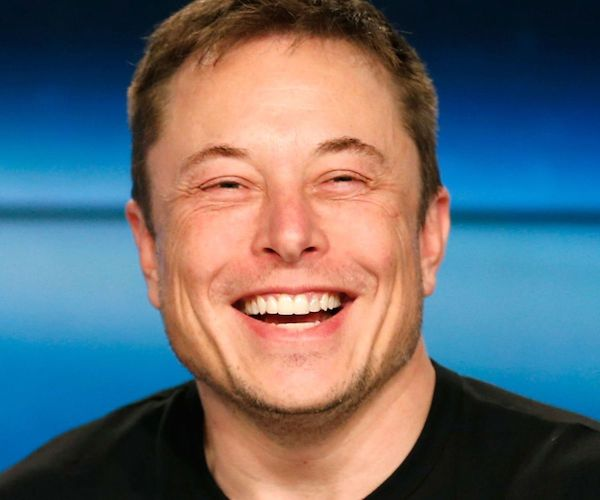
//> input picture Week1/GettingStartedWithImages/images/musk.jpg, 600 x 500 px; the run also reads 1 picture not shown here
$ ./TestApp   (built with g++ and OpenCV 4)
//> lines starting //> are read from the running program, lines starting //| are printed output that depends on the picture; after the words box and inside, x2 and y2 are one past the last pixel; in counts of white or black regions, pixels touching at a corner belong together
### Week1/GettingStartedWithImages/TestApp.h
#pragma once
#include <exception>
#include <iostream>

class runtime_error : public std::exception {
public:
    explicit runtime_error(const std::string& message);

    explicit runtime_error(const char* message);

};

### Week1/GettingStartedWithImages/Utilities.h
#pragma once

#include <iostream>
#include <opencv2/opencv.hpp>

class Utilities
{
public:
	Utilities() = default;
	virtual ~Utilities() = default;

	virtual std::string Type2Str(int type);
	virtual void DisplayImageProperties(cv::Mat mat);
	virtual void DisplayImageInWindow(std::string name, cv::Mat mat, bool write=true);
	virtual cv::Mat BruteforceConstrast(cv::Mat mat, double contrastPercentage);
	virtual cv::Mat BruteforceBrightness(cv::Mat mat, int brightnessOffset);
	virtual cv::Mat PixelTransform(cv::Mat image, double alpha, int beta);
	virtual cv::Mat GammaCorrect(cv::Mat image, double gamma);
};

### Week1/GettingStartedWithImages/Utiliies.cpp
#include "Utilities.h"

const std::string RESULTS_PATH = "results\\";

/* Image Properties */
std::string Utilities::Type2Str(int type) {
    std::string r;

    uchar depth = type & CV_MAT_DEPTH_MASK;
    uchar chans = 1 + (type >> CV_CN_SHIFT);

    switch (depth) {
    case CV_8U:  r = "8U"; break;
    case CV_8S:  r = "8S"; break;
    case CV_16U: r = "16U"; break;
    case CV_16S: r = "16S"; break;
    case CV_32S: r = "32S"; break;
    case CV_32F: r = "32F"; break;
    case CV_64F: r = "64F"; break;
    default:     r = "User"; break;
    }

    r += "C";
    r += (chans + '0');

    return r;
}

void Utilities::DisplayImageProperties(cv::Mat mat)
{
    double minVal, maxVal;
    std::cout << "Data type = " << Type2Str(mat.type()) << std::endl;
    std::cout << "Image Dimensions = " << mat.size() << std::endl;
    std::cout << "number of channels = " << mat.channels() << std::endl;
    cv::minMaxLoc(mat, &minVal, &maxVal);
    std::cout << "Brightness Image Highest Pixel Intensity : " << maxVal << std::endl;
}

void Utilities::DisplayImageInWindow(std::string name, cv::Mat mat, bool write) {
    imshow(name, mat);
    cv::namedWindow(name, cv::WINDOW_NORMAL | cv::WINDOW_KEEPRATIO | cv::WINDOW_GUI_EXPANDED);
    if (write) {
        imwrite(RESULTS_PATH + name, mat);
    }
}

// Multiply with scaling factor to increase contrast
// [49 lines left out: functions BruteforceConstrast, BruteforceBrightness, PixelTransform, GammaCorrect, not called in this run]

### Week1/GettingStartedWithImages/TestApp.cpp
#include "Utilities.h"
#include "TestApp.h"

const std::string DATA_PATH = "images\\";
const std::string RESULTS_PATH = "results\\";

int main() {
    std::cout << "OpenCV version is " << CV_VERSION << std::endl;

    std::unique_ptr<Utilities> util = std::make_unique<Utilities>();
    try {
      std::string imagePath = "number_zero.jpg";

      /* Read image in Grayscale format
         Flags
          IMREAD_GRAYSCALE or 0: Loads image in grayscale mode
          IMREAD_COLOR or 1: Loads a color image. Any transparency of image will be neglected. It is the default flag.
          IMREAD_UNCHANGED or -1: Loads image as such including alpha channel.
      */
      cv::Mat testImage = cv::imread(DATA_PATH + imagePath, 0);
      util->DisplayImageInWindow("Number 0", testImage, false);
      std::cout << testImage << std::endl;
//| [  1,   0,   3,   0,   3,   0,   3,   2,   4,   2,   0;
//|    0,   1,   0,   3,   3, 253, 253,   0,   0,   2,   1;
//|    0,   0,   8,   0, 249, 255, 255, 253,  71,   1,   5;
//|    3,   0,   2, 251, 255,   2,   0, 253, 254,   0,   2;
//|    1,   5,   0, 252,   4,   0,   3,   0, 255,   4,   0;
//|    0,   0,   2, 255,   0,   0,   0,   3, 253,   0,   4;
//|    0,   5,   4, 249,   4,   2,   0,   0, 255,   1,   0;
//|    2,   0,   0, 255,   3,   0,   5,   0, 254,   0,   4;
//|    0,   0,   0, 255,   1,   0,   0,   3, 255,   0,   0;
//|    1,   5,   0, 252,   2,   2,   2,  76, 250,   7,   0;
//|    0,   0,   5,   0, 254,   0,   0, 255, 254,   0,   1;
//|    0,   8,   0,   3, 253, 253, 255, 250,   1,   2,   1;
//> (the first 12 of 13 printed lines)

      /* Get image properties */
      util->DisplayImageProperties(testImage);
//| Data type = 8UC1
//| Image Dimensions = [11 x 13]
//| number of channels = 1
//> in DisplayImageProperties, `cv::minMaxLoc(mat, &minVal, &maxVal);`: minVal = 0; maxVal = 255
//| Brightness Image Highest Pixel Intensity : 255

      /** Manipulating Pixels **/
      /* Access specific pixels */
      std::cout << (int)testImage.at<uchar>(0, 0);
//| 1

      /* Modify specific pixels */
      testImage.at<uchar>(0, 0) = 200;
      std::cout << testImage << std::endl;
//| [200,   0,   3,   0,   3,   0,   3,   2,   4,   2,   0;
//|    0,   1,   0,   3,   3, 253, 253,   0,   0,   2,   1;
//|    0,   0,   8,   0, 249, 255, 255, 253,  71,   1,   5;
//|    3,   0,   2, 251, 255,   2,   0, 253, 254,   0,   2;
//|    1,   5,   0, 252,   4,   0,   3,   0, 255,   4,   0;
//|    0,   0,   2, 255,   0,   0,   0,   3, 253,   0,   4;
//|    0,   5,   4, 249,   4,   2,   0,   0, 255,   1,   0;
//|    2,   0,   0, 255,   3,   0,   5,   0, 254,   0,   4;
//|    0,   0,   0, 255,   1,   0,   0,   3, 255,   0,   0;
//|    1,   5,   0, 252,   2,   2,   2,  76, 250,   7,   0;
//|    0,   0,   5,   0, 254,   0,   0, 255, 254,   0,   1;
//|    0,   8,   0,   3, 253, 253, 255, 250,   1,   2,   1;
//> (the first 12 of 13 printed lines)
      std::cout << "Original Matrix\n" << testImage << std::endl;
//| Original Matrix
//| [200,   0,   3,   0,   3,   0,   3,   2,   4,   2,   0;
//|    0,   1,   0,   3,   3, 253, 253,   0,   0,   2,   1;
//|    0,   0,   8,   0, 249, 255, 255, 253,  71,   1,   5;
//|    3,   0,   2, 251, 255,   2,   0, 253, 254,   0,   2;
//|    1,   5,   0, 252,   4,   0,   3,   0, 255,   4,   0;
//|    0,   0,   2, 255,   0,   0,   0,   3, 253,   0,   4;
//|    0,   5,   4, 249,   4,   2,   0,   0, 255,   1,   0;
//|    2,   0,   0, 255,   3,   0,   5,   0, 254,   0,   4;
//|    0,   0,   0, 255,   1,   0,   0,   3, 255,   0,   0;
//|    1,   5,   0, 252,   2,   2,   2,  76, 250,   7,   0;
//|    0,   0,   5,   0, 254,   0,   0, 255, 254,   0,   1;
//> (the first 12 of 14 printed lines)

      /** Manipulating Groups of Pixels **/
      /* Access a region */
      cv::Mat test_roi = testImage(cv::Range(0, 2), cv::Range(0, 4));
//> test_roi = [[200, 0, 3, 0], [0, 1, 0, 3]]
      std::cout << "Selected Region\n" << test_roi << std::endl;
//| Selected Region
//| [200,   0,   3,   0;
//|    0,   1,   0,   3]

      /* Modifying a region */
      testImage(cv::Range(0, 2), cv::Range(0, 4)).setTo(111);
      std::cout << "Modified Matrix\n" << testImage << std::endl;
//| Modified Matrix
//| [111, 111, 111, 111,   3,   0,   3,   2,   4,   2,   0;
//|  111, 111, 111, 111,   3, 253, 253,   0,   0,   2,   1;
//|    0,   0,   8,   0, 249, 255, 255, 253,  71,   1,   5;
//|    3,   0,   2, 251, 255,   2,   0, 253, 254,   0,   2;
//|    1,   5,   0, 252,   4,   0,   3,   0, 255,   4,   0;
//|    0,   0,   2, 255,   0,   0,   0,   3, 253,   0,   4;
//|    0,   5,   4, 249,   4,   2,   0,   0, 255,   1,   0;
//|    2,   0,   0, 255,   3,   0,   5,   0, 254,   0,   4;
//|    0,   0,   0, 255,   1,   0,   0,   3, 255,   0,   0;
//|    1,   5,   0, 252,   2,   2,   2,  76, 250,   7,   0;
//|    0,   0,   5,   0, 254,   0,   0, 255, 254,   0,   1;
//> (the first 12 of 14 printed lines)

      /* Writing an image to disk */
      imwrite("test.jpg", testImage);

      /** Color Images **/
      // Path of the image to be loaded
      // Here we are supplying a relative path
      std::string muskImagePath = "musk.jpg";

      // Read the image, get properties
      cv::Mat img = cv::imread(DATA_PATH + muskImagePath);
//> img is the input picture: 500 rows x 600 cols, CV_8UC3; mean B, G, R 112.1, 105.5, 100.1
      util->DisplayImageProperties(img);
//| Data type = 8UC3
//| Image Dimensions = [600 x 500]
//| number of channels = 3
//| Brightness Image Highest Pixel Intensity : 255
      util->DisplayImageInWindow("Elon Musk", img, false);

      /* Show the channels */
      cv::Mat imgChannels[3];
      cv::split(img, imgChannels);
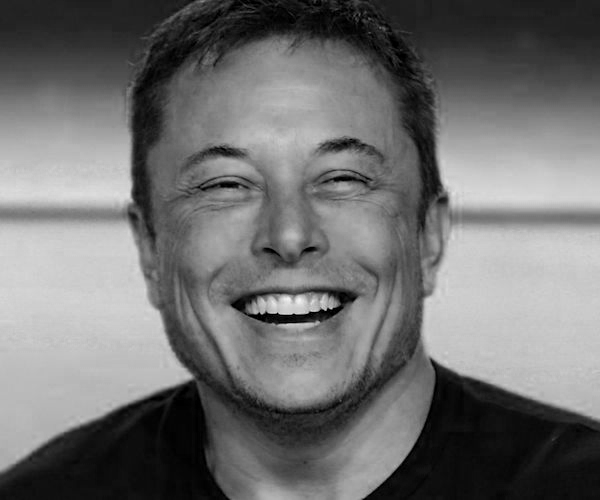
//> imgChannels[0]: 500 rows x 600 cols, CV_8UC1; min 0, max 243, mean 112.1
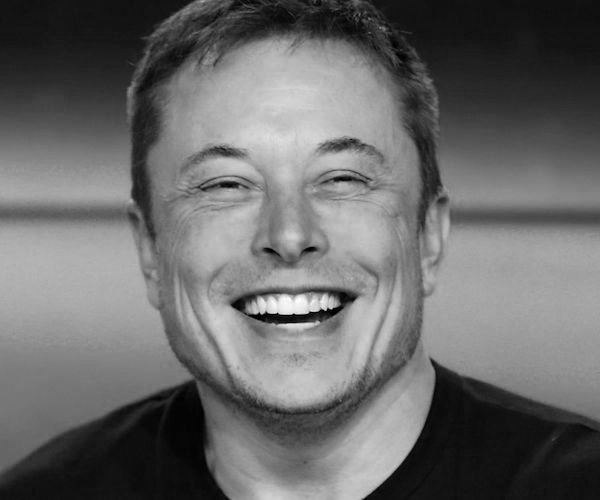
//> imgChannels[1]: 500 rows x 600 cols, CV_8UC1; min 0, max 255, mean 105.5
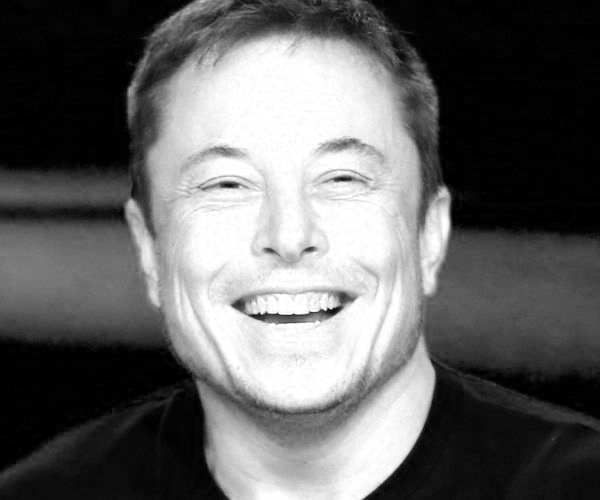
//> imgChannels[2]: 500 rows x 600 cols, CV_8UC1; min 0, max 255, mean 100.1

      // RGB Channels
      util->DisplayImageInWindow("Elon Musk Red Channel", imgChannels[0], false);
      util->DisplayImageInWindow("Elon Musk Green Channel", imgChannels[1], false);
      util->DisplayImageInWindow("Elon Musk Blue Channel", imgChannels[2], false);

      /** Manipulating Color Pixels **/
      /* Access Color Pixel */
      std::cout << img.at<cv::Vec3b>(0, 0);
//| [35, 19, 2]

      img.at<cv::Vec3b>(0, 0) = cv::Vec3b(0, 255, 255);
//> img: 500 rows x 600 cols, CV_8UC3; 1 pixels changed, all inside (x1, y1, x2, y2) = (0, 0, 1, 1)
      util->DisplayImageInWindow("Elon Musk Yellow Pixel", img, false);

      img.at<cv::Vec3b>(1, 1) = cv::Vec3b(255, 255, 0);
//> img: 500 rows x 600 cols, CV_8UC3; mean B, G, R 112.1, 105.5, 100.1
      util->DisplayImageInWindow("Elon Musk Cyan Pixel", img, false);

      img.at<cv::Vec3b>(2, 2) = cv::Vec3b(255, 0, 255);
//> img: 500 rows x 600 cols, CV_8UC3; mean B, G, R 112.1, 105.5, 100.1
      util->DisplayImageInWindow("Elon Musk Magenta Pixel", img, false);

      /* Modify Region of Interest */
      img(cv::Range(0, 30), cv::Range(0, 30)).setTo(cv::Scalar(255, 0, 0));
      img(cv::Range(30, 60), cv::Range(0, 30)).setTo(cv::Scalar(0, 255, 0));
      img(cv::Range(240, 270), cv::Range(270, 300)).setTo(cv::Scalar(0, 0, 255));
      util->DisplayImageInWindow("Elon Musk Region of Interest", img, false);

      // Read the image
      // Note that we are passing flag = -1 while reading the image ( it will read the image as is)
      // Path of the PNG image to be loaded
      imagePath = "panther.png";
      cv::Mat imgPNG = cv::imread(DATA_PATH + imagePath, -1);
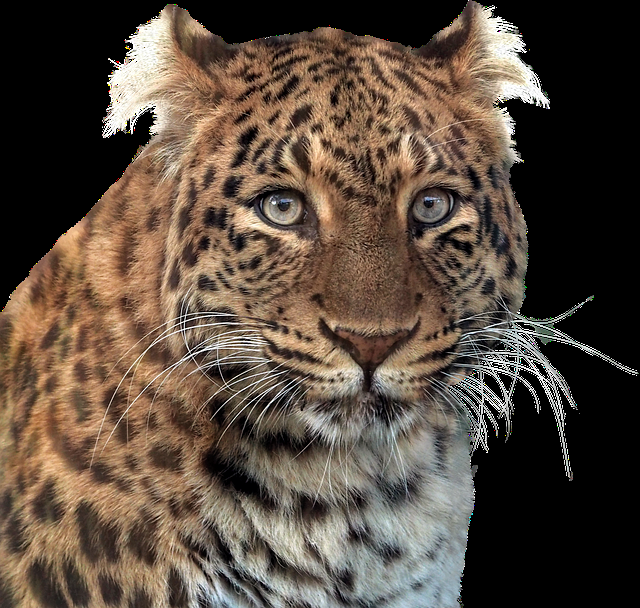
//> input picture Week1/GettingStartedWithImages/images/panther.png, 640 x 608 px
//> imgPNG is the input picture: 608 rows x 640 cols, CV_8UC4; mean B, G, R, A 62.9, 74.9, 89.2, 167.5
      util->DisplayImageProperties(imgPNG);
//| Data type = 8UC4
//| Image Dimensions = [640 x 608]
//| number of channels = 4
//| Brightness Image Highest Pixel Intensity : 255

      cv::Mat imgBGR;
      cv::Mat imgPNGChannels[4];
      split(imgPNG, imgPNGChannels);
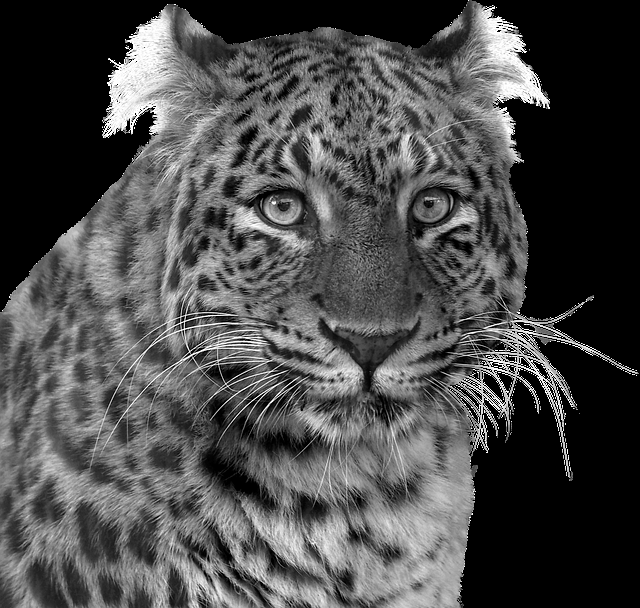
//> imgPNGChannels[1]: 608 rows x 640 cols, CV_8UC1; min 0, max 255, mean 74.9
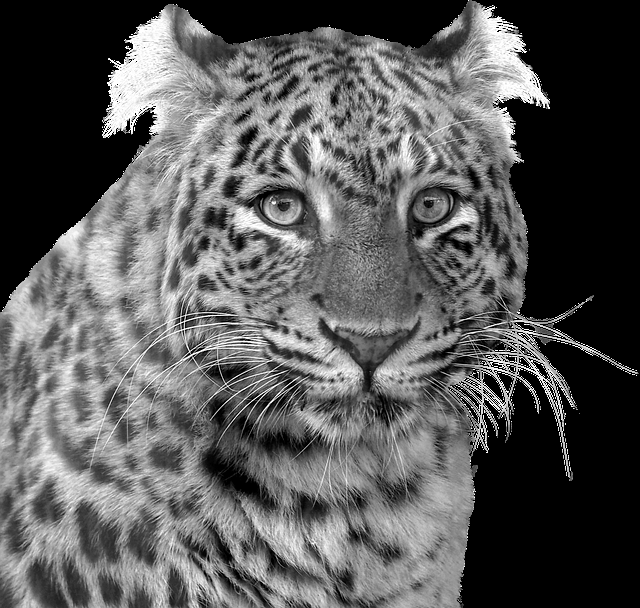
//> imgPNGChannels[2]: 608 rows x 640 cols, CV_8UC1; min 0, max 255, mean 89.2
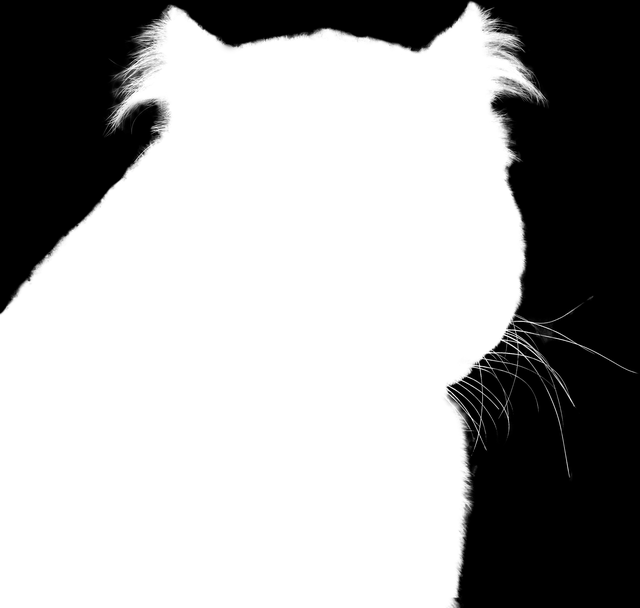
//> imgPNGChannels[3]: 608 rows x 640 cols, CV_8UC1; min 0, max 255, mean 167.5
      merge(imgPNGChannels, 3, imgBGR);

      cv::Mat imgMask = imgPNGChannels[3];
      util->DisplayImageInWindow("Panther Mask", imgMask, false);

    }
    catch (std::exception& e)
    {
        std::cerr << "Caught " << e.what() << std::endl;
        std::cerr << "Type " << typeid(e).name() << std::endl;
    };

    cv::waitKey(0);
    cv::destroyAllWindows();
    return 0;
}
